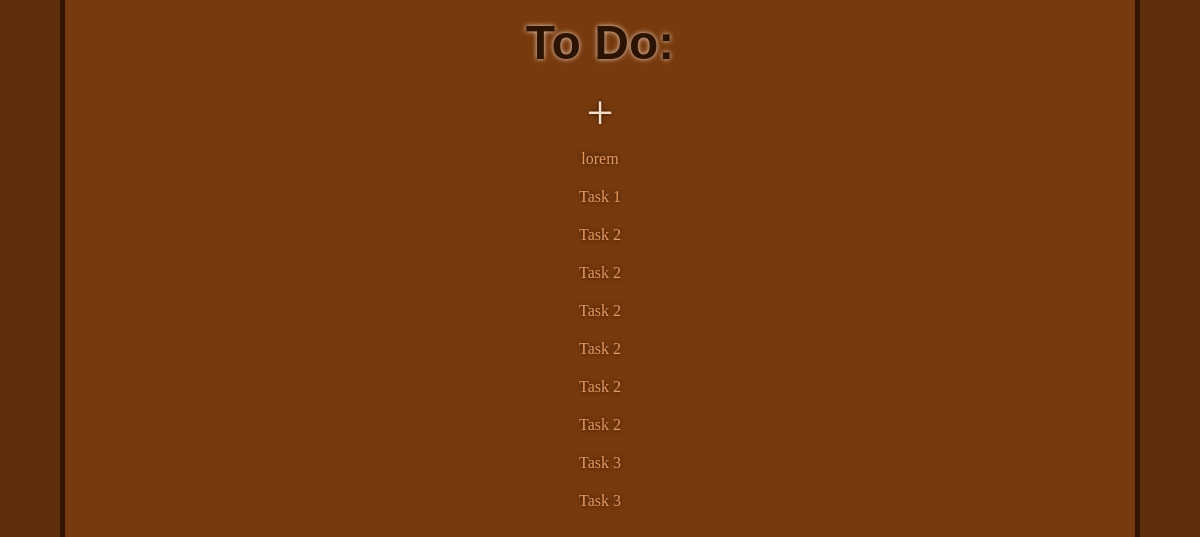
/, run on an earlier commit of the app's database.
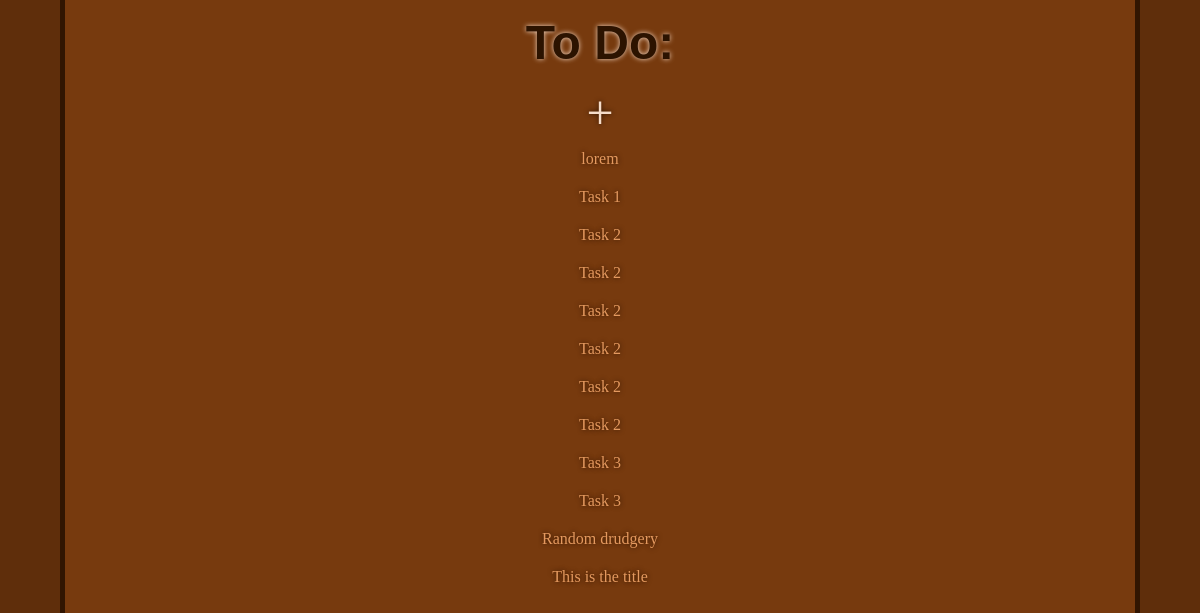
And on a later commit of the database.
### ToDoItem/models.py (models this page shows, shortened)
class ToDoItem(models.Model):
    title = models.CharField(max_length = 100)
    task_text = models.TextField(max_length = 200)
    created_at = models.DateTimeField(auto_now_add = True)
    completed = models.BooleanField(default=False)
    completed_at = models.DateTimeField(blank=True, null=True)

### ToDoItem/views.py (the view)
# urls.py: path('', views.index, name='index'),
def index(request):
    tasks = ToDoItem.objects.all()
    context = {
        'tasks':tasks,
    }
    return render(request, 'toDoItem/index.html', context)

### templates/toDoItem/index.html
{% extends 'base.html' %}
{% block content %}
    <h1>To Do:</h1>
    <span class="new-task-link"><a href="new" class="will-transition">+</a></span>
    <ul>
        {% for task in tasks %}
            <li class="task-list-item will-transition">
                <a href="show/{{task.id}}" class="will-transition">{{ task.title }}</a>
            </li>
        {% empty %}
            <p class="empty-list">You've don't have any tasks.</p>
        {% endfor %}
    </ul>
{% endblock %}

### templates/base.html (shortened to what this page needs)
{% load static %}
<!DOCTYPE html>
<html lang="en">
<head>
    <link rel="stylesheet" href="{% static 'css/site.css' %}">
</head>
<body>
    <div class="container">
        <div class="subcontainer">
            {% block content %}
            {% endblock %}
        </div>
    </div>
</body>
</html>

### static/css/site.css (style rules this page uses)
* { box-sizing: border-box; margin: 0; padding:0; }
a { text-decoration: none; }
.container { align-items: center; background-color: rgb(95, 46, 11); display: flex; flex-direction: column; min-height: 100vh; width: 100vw; }
.subcontainer { align-items: center; background-color: rgb(119, 58, 14); border-left: 5px solid rgb(49, 21, 1); border-right: 5px solid rgb(49, 21, 1); display: flex; flex-direction: column; min-height: 100vh; position: relative; width: 90%; }
h1 { color: rgb(44, 19, 0); font-family: sans-serif; font-size: 3rem; padding: 15px; text-shadow: 0 0 5px rgb(245, 220, 201); }
.will-transition { transition: all .3s ease; }
.new-task-link a { color: rgb(245, 220, 201); font-size: 3rem; text-decoration: none; text-shadow: 0 0 5px rgb(44, 19, 0); }
.task-list-item { list-style: none; padding: 10px; text-align: center; }
.task-list-item a { color: rgb(228, 153, 95); text-decoration: none; text-shadow: 0 0 5px rgb(44, 19, 0); }

What changed in the data, as far as the page shows it:
added ToDoItem: title "Random drudgery"
added ToDoItem: title "This is the title"
